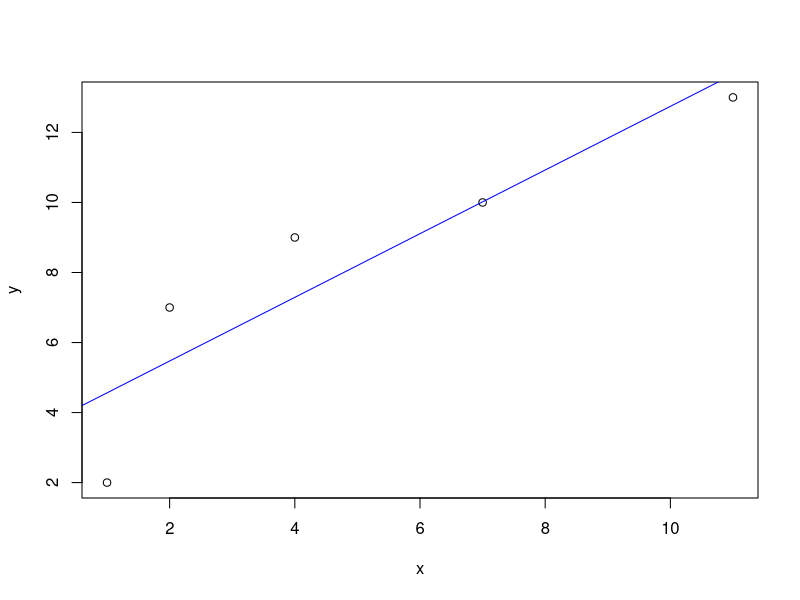
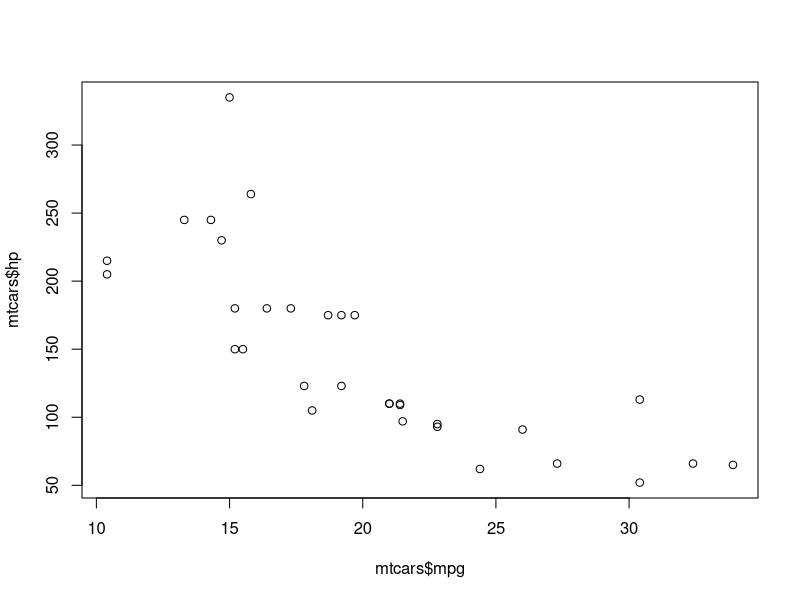
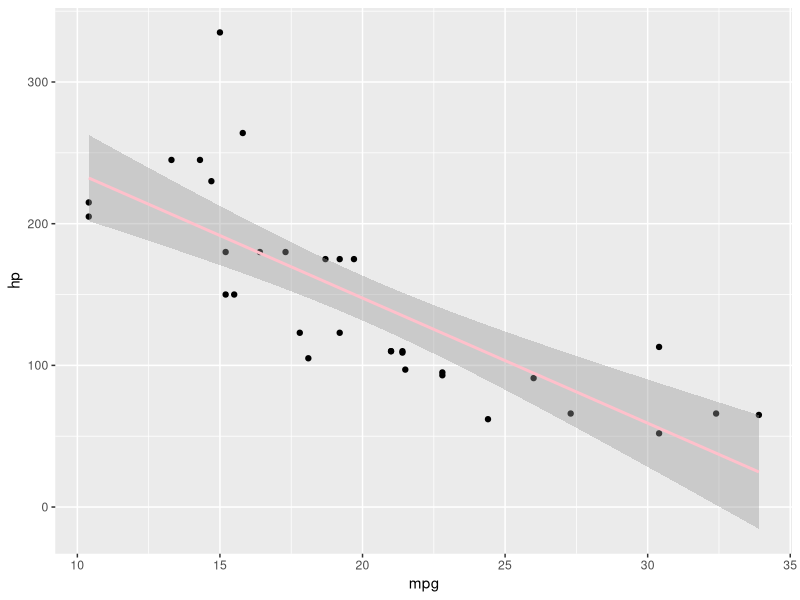

These figures' R source, in order:
x <- c(1,2,4,7,11)
y <- c(2,7,9,10,13)

model <-lm(y ~ x) #linear regression
plot(x,y) #scatterplot
abline(model, col ="blue") #to display the regression line
coef(model) #coeffient of y

new_x <-7 #test data
prediction <- predict(model,newdata = data.frame(x=new_x))
print(prediction)

summary(model) #displays statistical values of model variable

#using mtcars dataset

mtcars
names(mtcars)

model <-lm(mpg ~ hp,data=mtcars)
plot(mtcars$mpg,mtcars$hp)
abline(model,col="green")
library(ggplot2)
ggplot(mtcars, aes(mpg,hp))+geom_point()+geom_smooth(method = "lm", col="pink")

coef(model)

new_hp <-150
pred <- predict(model, newdata = data.frame(hp=new_hp))
print(pred)
